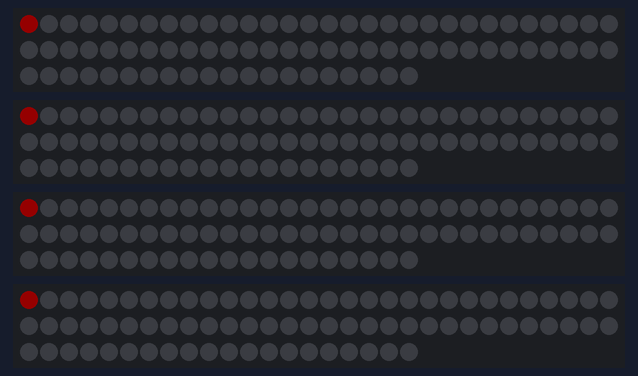
A sketch run on a simulated Arduino Uno, built with avr-gcc and run on an emulated ATmega328P. Shown: 4 × 80 RGB LEDs in strip order, left to right, continuing on the next row. Dim RGB values are drawn brighter than linear; the strip is taken to match the declared colour order.

Above: at 0.18 s.
At 4.1 s:
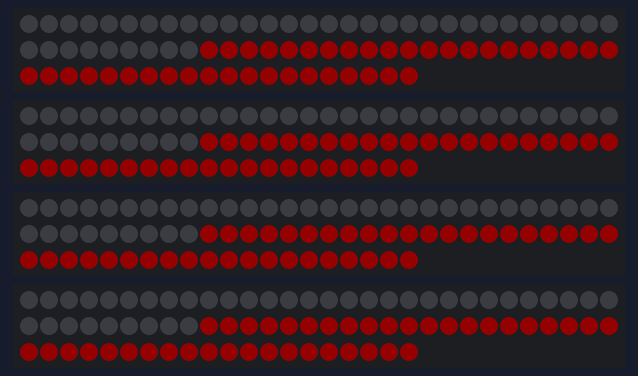
At 7.99 s:
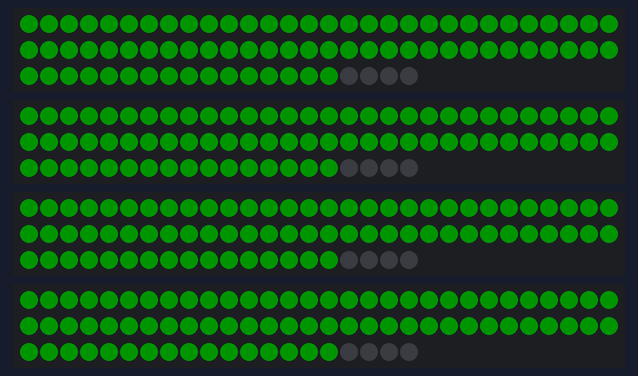
At 15.24 s:
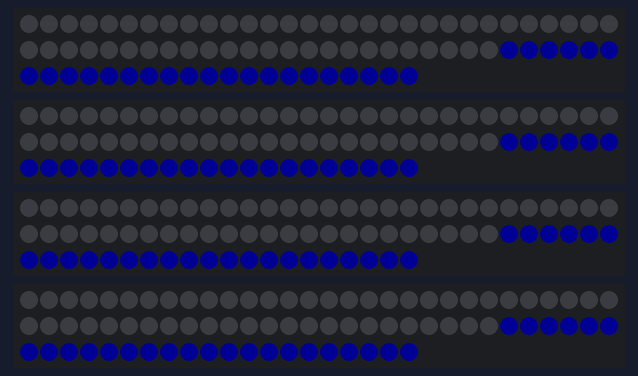
At 27.29 s:
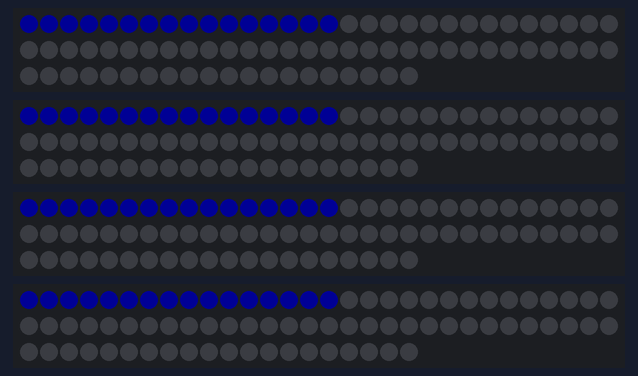
At 39.1 s:
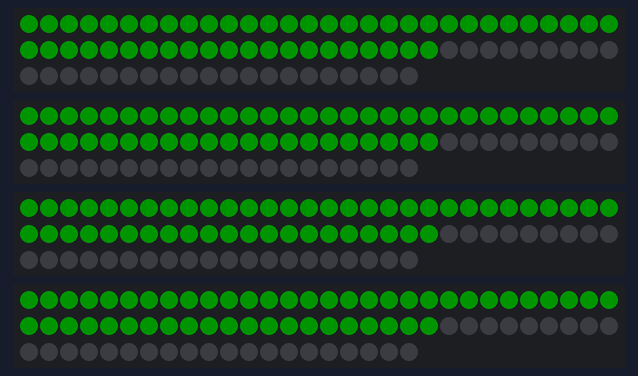

The sketch:

DPTv2_SW_Test_NeopixelVisor.ino
```cpp
#include <Adafruit_NeoPixel.h>
#ifdef __AVR__
  #include <avr/power.h>
#endif

#define NUMPIXELS 80

int VAL_R = 0;
int VAL_G = 0;
int VAL_B = 0;
int VAL = 20;

Adafruit_NeoPixel P1 = Adafruit_NeoPixel(NUMPIXELS, 2, NEO_RGB + NEO_KHZ800);
Adafruit_NeoPixel P2 = Adafruit_NeoPixel(NUMPIXELS, 14, NEO_RGB + NEO_KHZ800);
Adafruit_NeoPixel P3 = Adafruit_NeoPixel(NUMPIXELS, 7, NEO_RGB + NEO_KHZ800);
Adafruit_NeoPixel P4 = Adafruit_NeoPixel(NUMPIXELS, 8, NEO_RGB + NEO_KHZ800);
//Adafruit_NeoPixel P5 = Adafruit_NeoPixel(NUMPIXELS, 5, NEO_RGB + NEO_KHZ800);
//Adafruit_NeoPixel P6 = Adafruit_NeoPixel(NUMPIXELS, 6, NEO_RGB + NEO_KHZ800);
//Adafruit_NeoPixel P7 = Adafruit_NeoPixel(NUMPIXELS, 7, NEO_RGB + NEO_KHZ800);
//Adafruit_NeoPixel P8 = Adafruit_NeoPixel(NUMPIXELS, 8, NEO_RGB + NEO_KHZ800);

int delayval = 20; // delay for half a second

void setup() {
  P1.begin(); // This initializes the NeoPixel library.
  P2.begin(); // This initializes the NeoPixel library.
  P3.begin(); // This initializes the NeoPixel library.
  P4.begin(); // This initializes the NeoPixel library.
//  P5.begin(); // This initializes the NeoPixel library.
//  P6.begin(); // This initializes the NeoPixel library.
//  P7.begin(); // This initializes the NeoPixel library.
//  P8.begin(); // This initializes the NeoPixel library.
}

void loop() {

  for(int i=0;i<NUMPIXELS;i++){

    VAL_R = VAL;
    VAL_G = 0;
    VAL_B = 0;

    P1.setPixelColor(i, P1.Color(VAL_R,VAL_G,VAL_B)); // Moderately bright green color.
    P2.setPixelColor(i, P2.Color(VAL_R,VAL_G,VAL_B)); // Moderately bright green color.
    P3.setPixelColor(i, P3.Color(VAL_R,VAL_G,VAL_B)); // Moderately bright green color.
    P4.setPixelColor(i, P4.Color(VAL_R,VAL_G,VAL_B)); // Moderately bright green color.
//    P5.setPixelColor(i, P5.Color(VAL_R,VAL_G,VAL_B)); // Moderately bright green color.
//    P6.setPixelColor(i, P6.Color(VAL_R,VAL_G,VAL_B)); // Moderately bright green color.
//    P7.setPixelColor(i, P7.Color(VAL_R,VAL_G,VAL_B)); // Moderately bright green color.
//    P8.setPixelColor(i, P8.Color(VAL_R,VAL_G,VAL_B)); // Moderately bright green color.

    P1.show(); // This sends the updated pixel color to the hardware.
    P2.show(); // This sends the updated pixel color to the hardware.
    P3.show(); // This sends the updated pixel color to the hardware.
    P4.show(); // This sends the updated pixel color to the hardware.
//    P5.show(); // This sends the updated pixel color to the hardware.
//    P6.show(); // This sends the updated pixel color to the hardware.
//    P7.show(); // This sends the updated pixel color to the hardware.
//    P8.show(); // This sends the updated pixel color to the hardware.

    delay(delayval); // Delay for a period of time (in milliseconds).

  }

  for(int i=0;i<NUMPIXELS;i++){

    P1.setPixelColor(i, P1.Color(0,0,0)); // Moderately bright green color.
    P2.setPixelColor(i, P2.Color(0,0,0)); // Moderately bright green color.
    P3.setPixelColor(i, P3.Color(0,0,0)); // Moderately bright green color.
    P4.setPixelColor(i, P4.Color(0,0,0)); // Moderately bright green color.
//    P5.setPixelColor(i, P5.Color(0,0,0)); // Moderately bright green color.
//    P6.setPixelColor(i, P6.Color(0,0,0)); // Moderately bright green color.
//    P7.setPixelColor(i, P7.Color(0,0,0)); // Moderately bright green color.
//    P8.setPixelColor(i, P8.Color(0,0,0)); // Moderately bright green color.

    P1.show(); // This sends the updated pixel color to the hardware.
    P2.show(); // This sends the updated pixel color to the hardware.
    P3.show(); // This sends the updated pixel color to the hardware.
    P4.show(); // This sends the updated pixel color to the hardware.
//    P5.show(); // This sends the updated pixel color to the hardware.
//    P6.show(); // This sends the updated pixel color to the hardware.
//    P7.show(); // This sends the updated pixel color to the hardware.
//    P8.show(); // This sends the updated pixel color to the hardware.

    delay(delayval); // Delay for a period of time (in milliseconds).

  }

  for(int i=0;i<NUMPIXELS;i++){

    VAL_R = 0;
    VAL_G = VAL;
    VAL_B = 0;

    P1.setPixelColor(i, P1.Color(VAL_R,VAL_G,VAL_B)); // Moderately bright green color.
    P2.setPixelColor(i, P2.Color(VAL_R,VAL_G,VAL_B)); // Moderately bright green color.
    P3.setPixelColor(i, P3.Color(VAL_R,VAL_G,VAL_B)); // Moderately bright green color.
    P4.setPixelColor(i, P4.Color(VAL_R,VAL_G,VAL_B)); // Moderately bright green color.
//    P5.setPixelColor(i, P5.Color(VAL_R,VAL_G,VAL_B)); // Moderately bright green color.
//    P6.setPixelColor(i, P6.Color(VAL_R,VAL_G,VAL_B)); // Moderately bright green color.
//    P7.setPixelColor(i, P7.Color(VAL_R,VAL_G,VAL_B)); // Moderately bright green color.
//    P8.setPixelColor(i, P8.Color(VAL_R,VAL_G,VAL_B)); // Moderately bright green color.

    P1.show(); // This sends the updated pixel color to the hardware.
    P2.show(); // This sends the updated pixel color to the hardware.
    P3.show(); // This sends the updated pixel color to the hardware.
    P4.show(); // This sends the updated pixel color to the hardware.
//    P5.show(); // This sends the updated pixel color to the hardware.
//    P6.show(); // This sends the updated pixel color to the hardware.
//    P7.show(); // This sends the updated pixel color to the hardware.
//    P8.show(); // This sends the updated pixel color to the hardware.

    delay(delayval); // Delay for a period of time (in milliseconds).

  }

  for(int i=0;i<NUMPIXELS;i++){

    P1.setPixelColor(i, P1.Color(0,0,0)); // Moderately bright green color.
    P2.setPixelColor(i, P2.Color(0,0,0)); // Moderately bright green color.
    P3.setPixelColor(i, P3.Color(0,0,0)); // Moderately bright green color.
    P4.setPixelColor(i, P4.Color(0,0,0)); // Moderately bright green color.
//    P5.setPixelColor(i, P5.Color(0,0,0)); // Moderately bright green color.
//    P6.setPixelColor(i, P6.Color(0,0,0)); // Moderately bright green color.
//    P7.setPixelColor(i, P7.Color(0,0,0)); // Moderately bright green color.
//    P8.setPixelColor(i, P8.Color(0,0,0)); // Moderately bright green color.

    P1.show(); // This sends the updated pixel color to the hardware.
    P2.show(); // This sends the updated pixel color to the hardware.
    P3.show(); // This sends the updated pixel color to the hardware.
    P4.show(); // This sends the updated pixel color to the hardware.
//    P5.show(); // This sends the updated pixel color to the hardware.
//    P6.show(); // This sends the updated pixel color to the hardware.
//    P7.show(); // This sends the updated pixel color to the hardware.
//    P8.show(); // This sends the updated pixel color to the hardware.

    delay(delayval); // Delay for a period of time (in milliseconds).

  }

  for(int i=0;i<NUMPIXELS;i++){

    VAL_R = 0;
    VAL_G = 0;
    VAL_B = VAL;

    P1.setPixelColor(i, P1.Color(VAL_R,VAL_G,VAL_B)); // Moderately bright green color.
    P2.setPixelColor(i, P2.Color(VAL_R,VAL_G,VAL_B)); // Moderately bright green color.
    P3.setPixelColor(i, P3.Color(VAL_R,VAL_G,VAL_B)); // Moderately bright green color.
    P4.setPixelColor(i, P4.Color(VAL_R,VAL_G,VAL_B)); // Moderately bright green color.
//    P5.setPixelColor(i, P5.Color(VAL_R,VAL_G,VAL_B)); // Moderately bright green color.
//    P6.setPixelColor(i, P6.Color(VAL_R,VAL_G,VAL_B)); // Moderately bright green color.
//    P7.setPixelColor(i, P7.Color(VAL_R,VAL_G,VAL_B)); // Moderately bright green color.
//    P8.setPixelColor(i, P8.Color(VAL_R,VAL_G,VAL_B)); // Moderately bright green color.

    P1.show(); // This sends the updated pixel color to the hardware.
    P2.show(); // This sends the updated pixel color to the hardware.
    P3.show(); // This sends the updated pixel color to the hardware.
    P4.show(); // This sends the updated pixel color to the hardware.
//    P5.show(); // This sends the updated pixel color to the hardware.
//    P6.show(); // This sends the updated pixel color to the hardware.
//    P7.show(); // This sends the updated pixel color to the hardware.
//    P8.show(); // This sends the updated pixel color to the hardware.

    delay(delayval); // Delay for a period of time (in milliseconds).

  }

  for(int i=0;i<NUMPIXELS;i++){

    P1.setPixelColor(i, P1.Color(0,0,0)); // Moderately bright green color.
    P2.setPixelColor(i, P2.Color(0,0,0)); // Moderately bright green color.
    P3.setPixelColor(i, P3.Color(0,0,0)); // Moderately bright green color.
    P4.setPixelColor(i, P4.Color(0,0,0)); // Moderately bright green color.
//    P5.setPixelColor(i, P5.Color(0,0,0)); // Moderately bright green color.
//    P6.setPixelColor(i, P6.Color(0,0,0)); // Moderately bright green color.
//    P7.setPixelColor(i, P7.Color(0,0,0)); // Moderately bright green color.
//    P8.setPixelColor(i, P8.Color(0,0,0)); // Moderately bright green color.

    P1.show(); // This sends the updated pixel color to the hardware.
    P2.show(); // This sends the updated pixel color to the hardware.
    P3.show(); // This sends the updated pixel color to the hardware.
    P4.show(); // This sends the updated pixel color to the hardware.
//    P5.show(); // This sends the updated pixel color to the hardware.
//    P6.show(); // This sends the updated pixel color to the hardware.
//    P7.show(); // This sends the updated pixel color to the hardware.
//    P8.show(); // This sends the updated pixel color to the hardware.

    delay(delayval); // Delay for a period of time (in milliseconds).

  }

}
```
